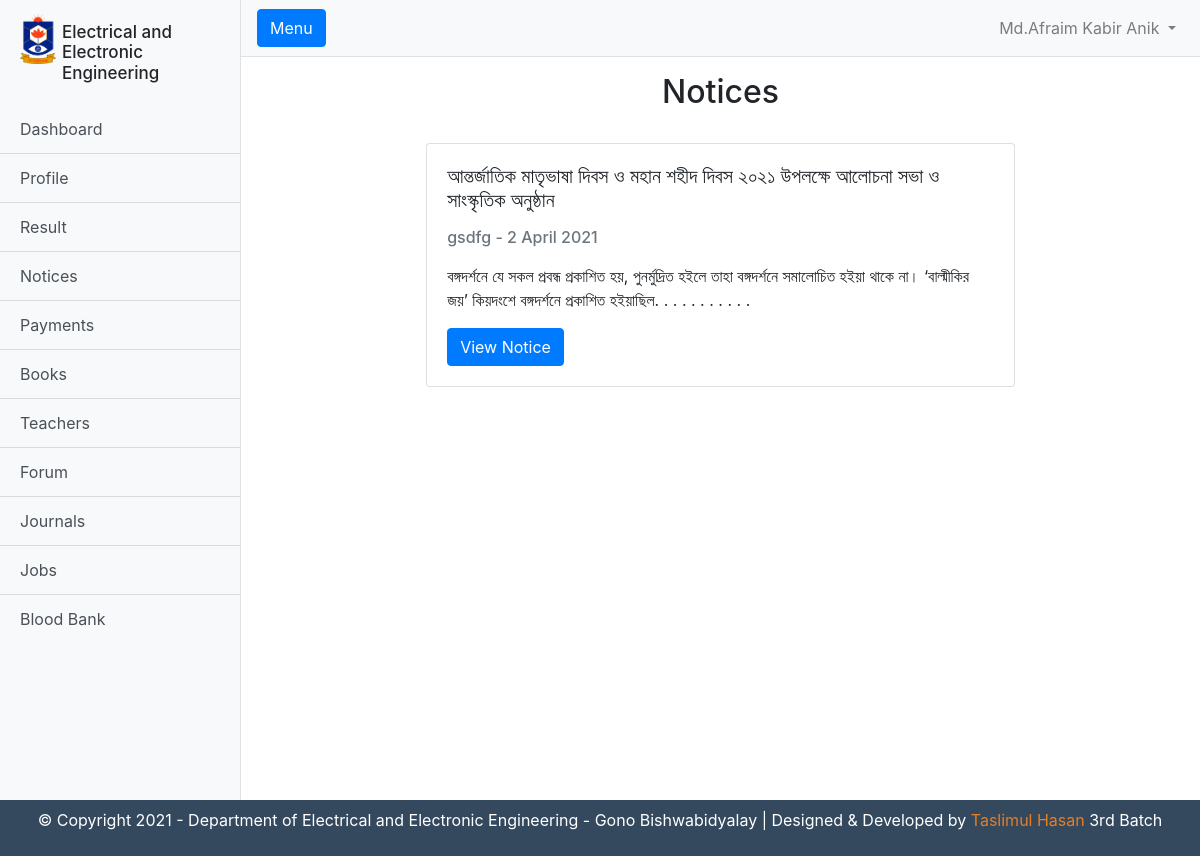
/panel/notices.php (signed in), run on the app's committed database.
### tables this page shows
CREATE TABLE `notices` (
  `id` int(11) NOT NULL,
  `title` varchar(266) NOT NULL,
  `content` longtext NOT NULL,
  `auther` varchar(255) NOT NULL,
  `date` varchar(255) NOT NULL,
  `noticeid` varchar(255) NOT NULL,
  `files` varchar(255) NOT NULL
);

### panel/notices.php (the view, shortened to what this page needs)
<?php
 require_once("temp-parts/header.php");
$dbn = mysqli_query($connection, "SELECT * FROM notices");
?>
        <div class="container-fluid">
            <h2 class= "m-3 text-center" >Notices</h2>
        </div>
        <div class="row m-3">
            <div class="col-sm-10 m-auto">
            <?php
            foreach($dbn as $line){ ?>
        <div class="col-sm-10 m-auto">
          <div class="card mt-3">
            <div class="card-body">
                <h5 class="card-title"><?php echo $line['title']; ?></h5>
                <h6 class="card-subtitle my-3 text-muted"><?php echo $line['auther'] . " - " . $line['date']; ?></h6>
                <p class="card-text"><?php
                $con1 = $line["content"];
                $con2=explode(" ",$con1);
                $con3=array_slice($con2,0,20);
                $finalcon =implode(" ",$con3);
                echo  $finalcon . ". . . . . . . . . . .";?></p>
                <a href="viewnotice.php?id=<?php echo $line['noticeid'];?>" class="btn btn-primary">View Notice</a>
            </div>
          </div>
        </div>
              <?php }?>
            </div>
        </div>
 <?php require_once("temp-parts/footer.php");?>

### data on the page
notices: title "আন্তর্জাতিক মাতৃভাষা দিবস ও মহান শহীদ দিবস ২০২১ উপলক্ষে আলোচনা সভা ও সাংস্কৃতিক অনুষ্ঠান", auther "gsdfg", date "2 April 2021", finalcon "বঙ্গদর্শনে যে সকল প্রবন্ধ প্রকাশিত হয়, পুনর্মুদ্রিত হইলে তাহা বঙ্গদর্শনে সমালোচিত হইয়া থাকে না। ‘বাল্মীকির জয়’ কিয়দংশে বঙ্গদর্শনে প্রকাশিত হইয়াছিল"

### other printed values
$_SESSION["full_name"] "Md.Afraim Kabir Anik"
